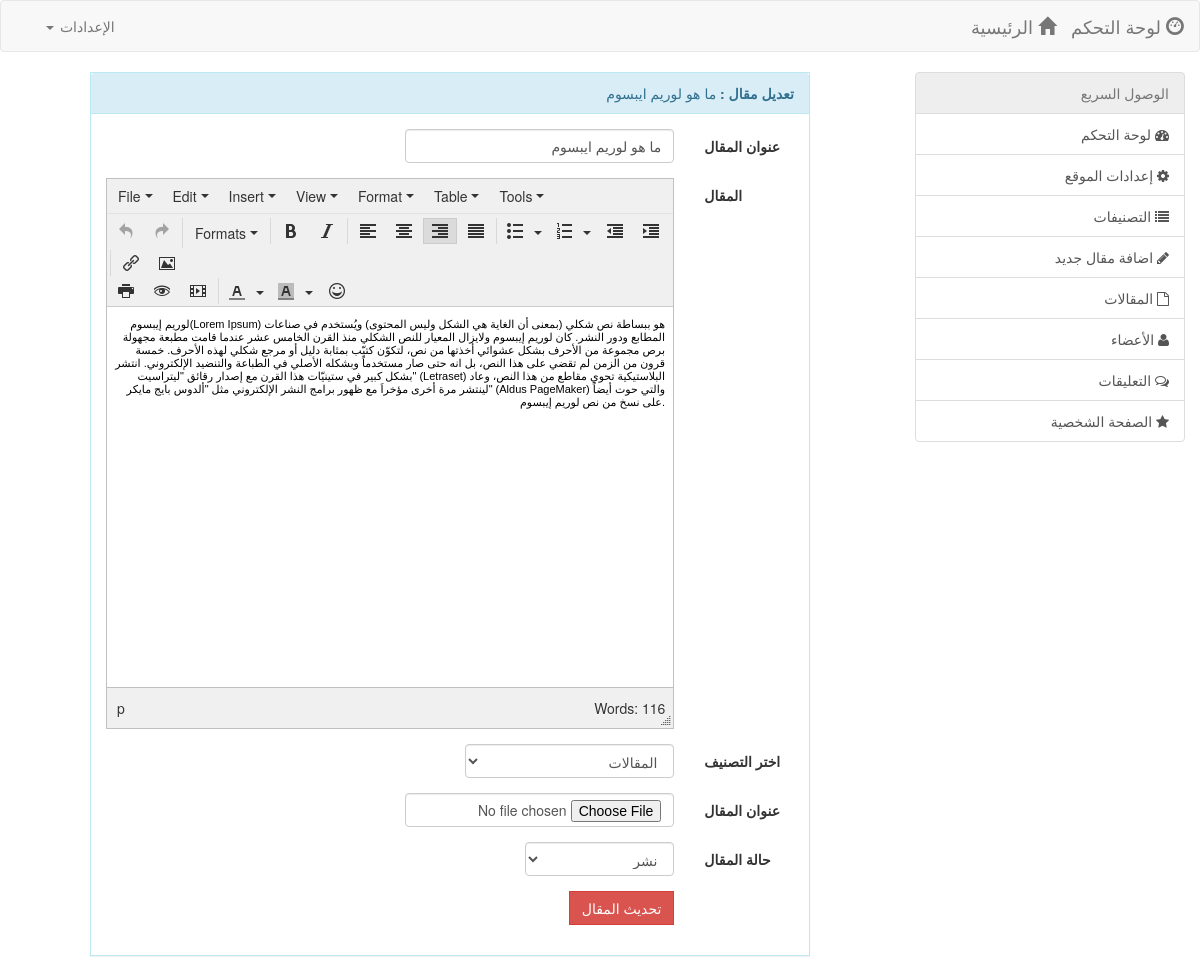
/admin-cp/edite-post.php?post=6 (signed in), run on the app's committed database.
### tables this page shows
CREATE TABLE `posts` (
  `post_id` int(11) NOT NULL,
  `title` text NOT NULL,
  `post` longtext NOT NULL,
  `category` text NOT NULL,
  `image` text NOT NULL,
  `author` text NOT NULL,
  `status` text NOT NULL,
  `post_date` text NOT NULL
);

CREATE TABLE `category` (
  `cate_id` int(11) NOT NULL,
  `category` text NOT NULL
);

### admin-cp/edite-post.php (the view, shortened to what this page needs)
<?php
	include_once("inc/header.php");
	include_once("inc/sidebar.php");
?>
<article class="col-lg-9">
	<div class="row">
	<div class="col-md-1"></div>
		<div class="col-md-10">
		<?php
		$get_post = mysqli_query($conn,"SELECT * FROM `posts` WHERE `post_id` = '$_GET[post]'");
		$post = mysqli_fetch_assoc($get_post);
		?>
			<div class="panel panel-info">
			  <div class="panel-heading"><b>تعديل مقال : </b><?php echo $post['title']; ?></div>
			  <div class="panel-body">
				<form action="" method="post" class="form-horizontal" enctype="multipart/form-data">
				  <div class="form-group">
					<label for="title" class="col-sm-2 control-label">عنوان المقال</label>
					<div class="col-sm-5">
					  <input type="text" class="form-control" name="title" value="<?php echo $post['title']; ?>" id="title" placeholder="ادخل عنوان المقال">
					</div>
				  </div>
				  <div class="form-group">
					<label for="post" class="col-sm-2 control-label">المقال</label>
					<div class="col-sm-10">
					</div>
				  </div>
				  <div class="form-group">
					<label for="category" class="col-sm-2 control-label">اختر التصنيف</label>
					<div class="col-sm-4">
					  <select class="form-control" name="category" id="category">
					  <?php
						$cat = mysqli_query($conn, "SELECT * FROM `category`");
						while($cate = mysqli_fetch_assoc($cat)){
							echo '<option value="'.$cate['category'].'" '.($post['category'] == $cate['category'] ? 'selected' : '').'>'.$cate['category'].'</option>';
						}
						?>
					  </select>
					</div>
				  </div>
				  <div class="form-group">
					<label for="image" class="col-sm-2 control-label">عنوان المقال</label>
					<div class="col-sm-5">
					  <input type="file" class="form-control" name="image" id="image">
					</div>
				  </div>
				  <div class="form-group">
					<label for="status" class="col-sm-2 control-label">حالة المقال</label>
					<div class="col-sm-3">
					  <select class="form-control" name="status" id="status">
						<option value="published" <?php if($post['status'] == 'published'){ echo 'selected';} ?>>نشر</option>
					  </select>
					</div>
				  </div>
				  <div class="form-group">
					<div class="col-sm-offset-2 col-sm-10">
					  <button type="submit" name="add_post" class="btn btn-danger">تحديث المقال</button>
					</div>
				  </div>
				</form>
			  </div>
			</div>
		</div>
	</div>
</article>
<?php
	include_once("inc/footer.php");
?>

### css/style.css (style rules this page uses)
.btn { border-radius: 0px; }
.panel { border-radius: 0px; }

### data on the page
posts: title "ما هو لوريم ايبسوم", category "المقالات", status "نشر"
